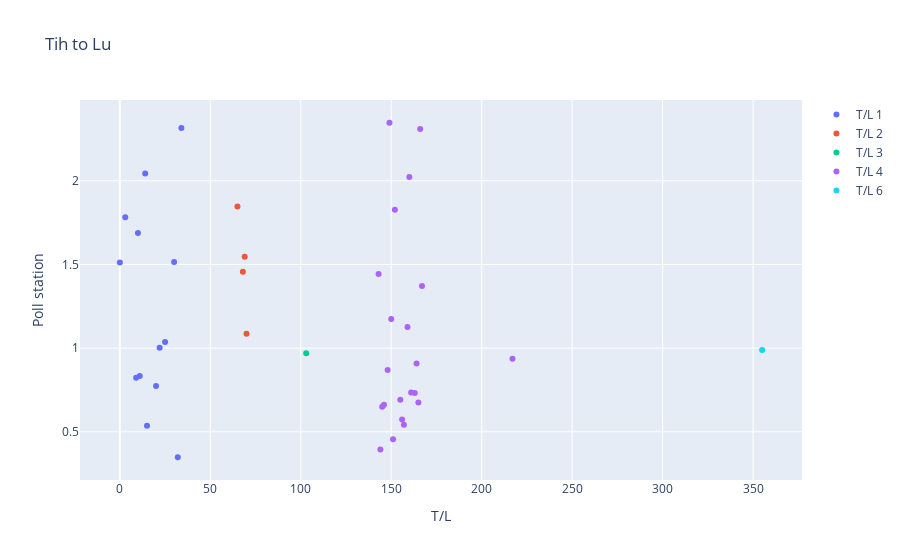

Here is the notebook cell this chart was saved with:
### Code cell
tih_to_lu('city')

### Figure 1 — Plotly figure (JSON) as saved in the notebook; plotly's stock layout.template omitted (floating-point values rounded to 4 significant figures)
{"data": [{"mode": "markers", "name": "T/L 1", "text": ["01-010-0001 (911)", "01-010-0007 (917)", "01-010-0017 (927)", "01-010-0020 (930)", "01-010-0022 (932)", "01-010-0028 (938)", "01-010-0030 (940)", "01-010-0036 (946)", "01-010-0044 (954)", "01-011-0037 (991)", "01-011-0061 (1015)", "01-011-0066 (1020)", "01-011-0087 (1041)"], "type": "scatter", "x": [0, 3, 9, 10, 11, 14, 15, 20, 22, 25, 30, 32, 34], "y": [1.511, 1.781, 0.8224, 1.688, 0.8328, 2.043, 0.536, 0.7732, 1.002, 1.036, 1.514, 0.3478, 2.315]}, {"mode": "markers", "name": "T/L 2", "text": ["02-015-0025 (1799)", "02-016-0006 (1841)", "02-016-0014 (1849)", "02-016-0018 (1853)"], "type": "scatter", "x": [65, 68, 69, 70], "y": [1.846, 1.456, 1.545, 1.085]}, {"mode": "markers", "name": "T/L 3", "text": ["03-019-0049 (2550)"], "type": "scatter", "x": [103], "y": [0.9688]}, {"mode": "markers", "name": "T/L 4", "text": ["04-021-0008 (3506)", "04-021-0022 (3520)", "04-021-0023 (3521)", "04-021-0032 (3530)", "04-021-0048 (3546)", "04-022-0067 (3565)", "04-022-0070 (3568)", "04-022-0077 (3575)", "04-022-0080 (3578)", "04-022-0087 (3585)", "04-022-0105 (3603)", "04-022-0106 (3604)", "04-022-0110 (3608)", "04-022-0117 (3615)", "04-022-0119 (3617)", "04-022-0122 (3620)", "04-022-0123 (3621)", "04-022-0124 (3622)", "04-022-0125 (3623)", "04-022-0128 (3626)", "04-145-0019 (3732)"], "type": "scatter", "x": [143, 144, 145, 146, 148, 149, 150, 151, 152, 155, 156, 157, 159, 160, 161, 163, 164, 165, 166, 167, 217], "y": [1.443, 0.3939, 0.6492, 0.6615, 0.8696, 2.347, 1.174, 0.456, 1.826, 0.691, 0.5738, 0.5417, 1.126, 2.022, 0.7347, 0.7315, 0.9074, 0.6744, 2.309, 1.372, 0.9371]}, {"mode": "markers", "name": "T/L 5", "text": [], "type": "scatter", "x": [], "y": []}, {"mode": "markers", "name": "T/L 6", "text": ["06-146-0025 (5707)"], "type": "scatter", "x": [355], "y": [0.9888]}, {"mode": "markers", "name": "T/L 7", "text": [], "type": "scatter", "x": [], "y": []}, {"mode": "markers", "name": "T/L 8", "text": [], "type": "scatter", "x": [], "y": []}], "layout": {"title": {"text": "Tih to Lu"}, "xaxis": {"title": {"text": "T/L"}}, "yaxis": {"title": {"text": "Poll station"}}}}
